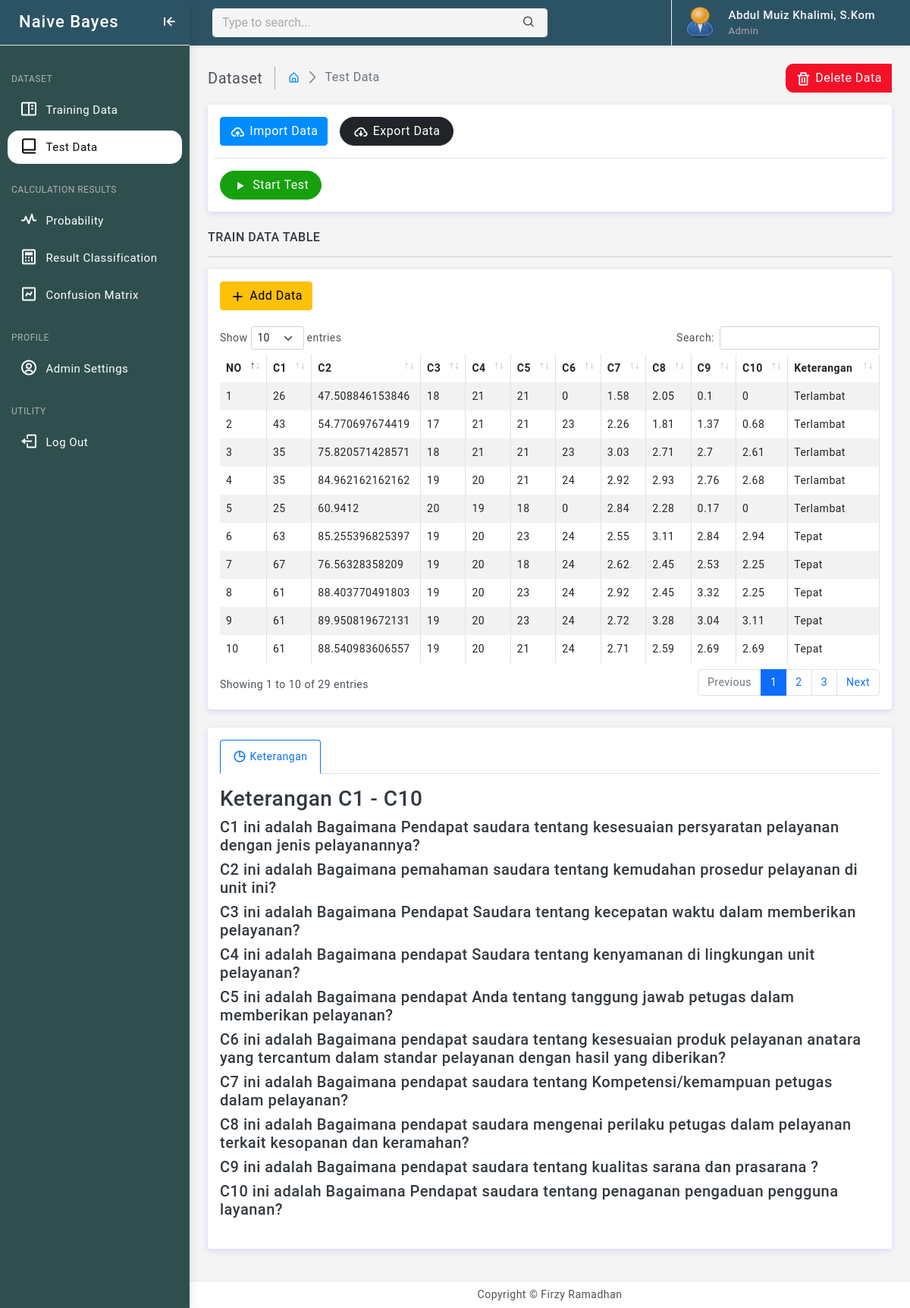
The page /konten.php?page=test-data (signed in) on the database its author committed.
### tables this page shows
CREATE TABLE `data_uji` (
  `id` int(11) NOT NULL,
  `jumlah_mk` double DEFAULT NULL,
  `absensi` double DEFAULT NULL,
  `sks_s1` double DEFAULT NULL,
  `sks_s2` double DEFAULT NULL,
  `sks_s3` double DEFAULT NULL,
  `sks_s4` double DEFAULT NULL,
  `ips_s1` double DEFAULT NULL,
  `ips_s2` double DEFAULT NULL,
  `ips_s3` double DEFAULT NULL,
  `ips_s4` double DEFAULT NULL,
  `kelas` varchar(50) NOT NULL,
  `kelas_prediksi` varchar(10) NOT NULL
);

### tabel/test-data.php (the view, shortened to what this page needs)
<?php
include "koneksi.php";
$tampilUser = mysqli_query($koneksi, "SELECT * FROM data_uji ORDER BY id ");
?>
<div class="page-breadcrumb d-none d-sm-flex align-items-center mb-3">
    <div class="breadcrumb-title pe-3">Dataset</div>
    <div class="ps-3">
        <nav aria-label="breadcrumb">
            <ol class="breadcrumb mb-0 p-0">
                <li class="breadcrumb-item"><a href="konten.php"><i class="bx bx-home-alt"></i></a>
                </li>
                <li class="breadcrumb-item active" aria-current="page">Test Data</li>
            </ol>
        </nav>
    </div>
    <div class="ms-auto">
        <div class="btn-group">
            <button type="button" class="btn btn-danger" data-bs-toggle="modal" data-bs-target="#exampleDangerModal"><i class='bx bx-trash mr-1'></i>Delete Data</button>
        </div>
    </div>
</div>
<div class="card">
    <div class="card-body">
        <div class="row row-cols-auto g-3">
            <div class="col">
                <button type="button" class="btn btn-primary" data-bs-toggle="modal" data-bs-target="#modal-import"><i class='bx bx-cloud-upload mr-1'></i>Import Data</button>
            </div>
            <div class="col">
                <a href="cetak/cetak-uji.php" class="btn btn-dark px-3 radius-30"><i class='bx bx-cloud-download mr-1'></i>Export Data</a>
            </div>
            <div class="w-100 border-top"></div>
            <div class="col">
                <a href="konten.php?page=test-classifier" class="btn btn-success px-3 radius-30"> <i class="bx bx-play mr-1"></i></i>Start Test</a>
            </div>
        </div>
    </div>
</div>
<h6 class="mb-0 text-uppercase">Train Data Table</h6>
<hr />
<div class="card">
    <div class="card-body">
        <div class="col">
            <button type="button" class="btn btn-warning" data-bs-toggle="modal" data-bs-target="#modal-add"><i class='bx bx-plus mr-1'></i>Add Data</button>
        </div> <br>
        <div class="table-responsive">
            <table id="example" class="table table-striped table-bordered" data-show-pagination-switch="true">
                <thead>
                    <tr>
                        <th>NO</th>
                        <th>C1</th>
                        <th>C2</th>
                        <th>C3</th>
                        <th>C4</th>
                        <th>C5</th>
                        <th>C6</th>
                        <th>C7</th>
                        <th>C8</th>
                        <th>C9</th>
                        <th>C10</th>
                        <th>Keterangan</th>
                    </tr>
                </thead>
                <tbody>
                    <?php
                    $nomer = 0;
                    while ($user = mysqli_fetch_array($tampilUser)) {
                        $nomer++;
                    ?>
                        <tr>
                            <td><?php echo $nomer; ?></td>
                            <td><?php echo $user['jumlah_mk']; ?></td>
                            <td><?php echo $user['absensi']; ?></td>
                            <td><?php echo $user['sks_s1']; ?></td>
                            <td><?php echo $user['sks_s2']; ?></td>
                            <td><?php echo $user['sks_s3']; ?></td>
                            <td><?php echo $user['sks_s4']; ?></td>
                            <td><?php echo $user['ips_s1']; ?></td>
                            <td><?php echo $user['ips_s2']; ?></td>
                            <td><?php echo $user['ips_s3']; ?></td>
                            <td><?php echo $user['ips_s4']; ?></td>
                            <td><?php echo $user['kelas']; ?></td>
                        </tr>
                    <?php
                    }
                    ?>
                </tbody>
            </table>
        </div>
    </div>
</div>
<div class="card">
    <div class="card-body">
        <ul class="nav nav-tabs nav-primary" role="tablist">
            <li class="nav-item" role="presentation">
                <a class="nav-link active" data-bs-toggle="tab" href="#primaryhome" role="tab" aria-selected="true">
                    <div class="d-flex align-items-center">
                        <div class="tab-icon"><i class='bx bx-pie-chart-alt font-18 me-1'></i>
                        </div>
                        <div class="tab-title">Keterangan</div>
                    </div>
                </a>
            </li>
        </ul>
        <div class="tab-content py-3">
            <div class="tab-pane fade show active" id="primaryhome" role="tabpanel">
                <h3>Keterangan C1 - C10</h3>
                <h5>C1 ini adalah Bagaimana Pendapat saudara tentang kesesuaian persyaratan pelayanan dengan jenis
                    pelayanannya?</h5>
                <h5>C2 ini adalah Bagaimana pemahaman saudara tentang kemudahan prosedur pelayanan di unit ini?</h5>
                <h5>C3 ini adalah Bagaimana Pendapat Saudara tentang kecepatan waktu dalam memberikan pelayanan?</h5>
                <h5>C4 ini adalah Bagaimana pendapat Saudara tentang kenyamanan di lingkungan unit pelayanan?</h5>
                <h5>C5 ini adalah Bagaimana pendapat Anda tentang tanggung jawab petugas dalam memberikan pelayanan?
                </h5>
                <h5>C6 ini adalah Bagaimana pendapat saudara tentang kesesuaian produk pelayanan anatara yang tercantum
                    dalam standar pelayanan dengan hasil yang diberikan?</h5>
                <h5>C7 ini adalah Bagaimana pendapat saudara tentang Kompetensi/kemampuan petugas dalam pelayanan?
                </h5>
                <h5>C8 ini adalah Bagaimana pendapat saudara mengenai perilaku petugas dalam pelayanan terkait kesopanan
                    dan keramahan?</h5>
                <h5>C9 ini adalah Bagaimana pendapat saudara tentang kualitas sarana dan prasarana ?</h5>
                <h5>C10 ini adalah Bagaimana Pendapat saudara tentang penaganan pengaduan pengguna layanan?</h5>
            </div>
        </div>
    </div>
</div>

### assets/css/apps.css (style rules this page uses)
body { font-size: 14px; color: #4c5258; letter-spacing: .5px; overflow-x: hidden; background-color: #f4f4f4; font-family: Roboto, sans-serif }
a { text-decoration: none }
.breadcrumb-title { font-size: 20px; border-right: 1.5px solid #aaa4a4 }
.page-breadcrumb .breadcrumb li.breadcrumb-item { font-size: 16px }
.page-breadcrumb .breadcrumb-item+.breadcrumb-item::before { display: inline-block; padding-right: .5rem; color: #6c757d; font-family: LineIcons; content: "\ea5c" }
.font-18 { font-size: 18px }
.radius-30 { border-radius: 30px }
.nav-primary.nav-tabs .nav-link.active { color: #0d6efd; border-color: #0d6efd #0d6efd #fff }
.btn i { vertical-align: middle; font-size: 1.3rem; margin-top: -1em; margin-bottom: -1em; margin-right: 5px }

### rows shown on the page
data_uji: jumlah_mk "26", absensi "47.508846153846", sks_s1 "18", sks_s2 "21", sks_s3 "21", sks_s4 "0", ips_s1 "1.58", ips_s2 "2.05", ips_s3 "0.1", ips_s4 "0", kelas "Terlambat"
data_uji: jumlah_mk "43", absensi "54.770697674419", sks_s1 "17", sks_s2 "21", sks_s3 "21", sks_s4 "23", ips_s1 "2.26", ips_s2 "1.81", ips_s3 "1.37", ips_s4 "0.68", kelas "Terlambat"
data_uji: jumlah_mk "35", absensi "75.820571428571", sks_s1 "18", sks_s2 "21", sks_s3 "21", sks_s4 "23", ips_s1 "3.03", ips_s2 "2.71", ips_s3 "2.7", ips_s4 "2.61", kelas "Terlambat"
data_uji: jumlah_mk "35", absensi "84.962162162162", sks_s1 "19", sks_s2 "20", sks_s3 "21", sks_s4 "24", ips_s1 "2.92", ips_s2 "2.93", ips_s3 "2.76", ips_s4 "2.68", kelas "Terlambat"
data_uji: jumlah_mk "25", absensi "60.9412", sks_s1 "20", sks_s2 "19", sks_s3 "18", sks_s4 "0", ips_s1 "2.84", ips_s2 "2.28", ips_s3 "0.17", ips_s4 "0", kelas "Terlambat"
data_uji: jumlah_mk "63", absensi "85.255396825397", sks_s1 "19", sks_s2 "20", sks_s3 "23", sks_s4 "24", ips_s1 "2.55", ips_s2 "3.11", ips_s3 "2.84", ips_s4 "2.94", kelas "Tepat"
data_uji: jumlah_mk "67", absensi "76.56328358209", sks_s1 "19", sks_s2 "20", sks_s3 "18", sks_s4 "24", ips_s1 "2.62", ips_s2 "2.45", ips_s3 "2.53", ips_s4 "2.25", kelas "Tepat"
data_uji: jumlah_mk "61", absensi "88.403770491803", sks_s1 "19", sks_s2 "20", sks_s3 "23", sks_s4 "24", ips_s1 "2.92", ips_s2 "2.45", ips_s3 "3.32", ips_s4 "2.25", kelas "Tepat"
data_uji: jumlah_mk "61", absensi "89.950819672131", sks_s1 "19", sks_s2 "20", sks_s3 "23", sks_s4 "24", ips_s1 "2.72", ips_s2 "3.28", ips_s3 "3.04", ips_s4 "3.11", kelas "Tepat"
data_uji: jumlah_mk "61", absensi "88.540983606557", sks_s1 "19", sks_s2 "20", sks_s3 "21", sks_s4 "24", ips_s1 "2.71", ips_s2 "2.59", ips_s3 "2.69", ips_s4 "2.69", kelas "Tepat"

### other values the page prints
$_SESSION[nama] "Abdul Muiz Khalimi, S.Kom"
$_SESSION[hak_akses] "Admin"
